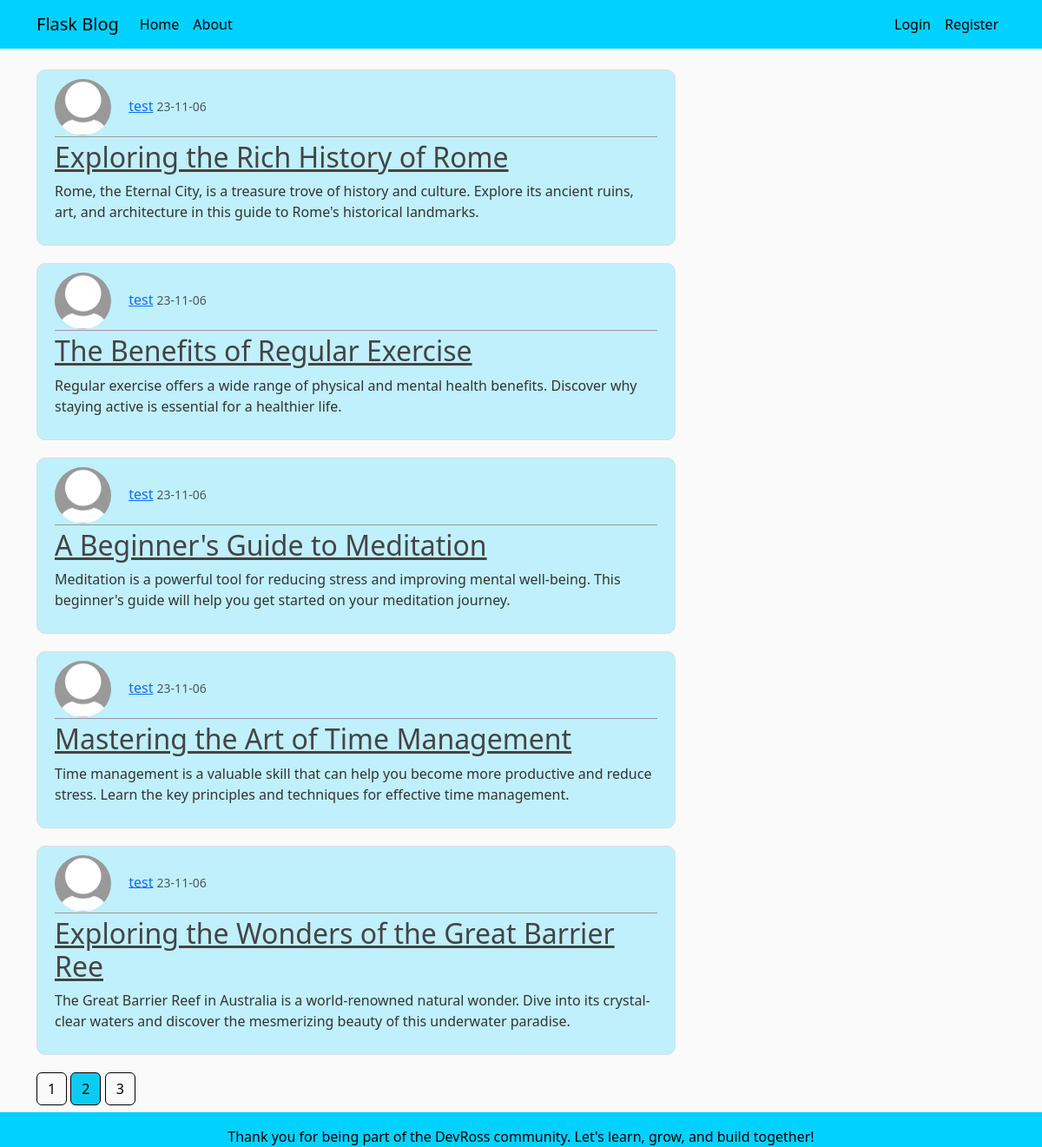
The page /home?page=2 on the database its author committed.
### flaskblog/models.py (models this page shows, shortened)
class Post(db.Model):
    id = db.Column(db.Integer, primary_key=True)
    title = db.Column(db.String(100), nullable=False)
    date_posted = db.Column(db.DateTime, nullable=False, default=datetime.utcnow)
    content = db.Column(db.Text, nullable=False)
    user_id = db.Column(db.Integer, db.ForeignKey('user.id'), nullable=False)

class User(db.Model, UserMixin):
    id = db.Column(db.Integer, primary_key=True)
    username = db.Column(db.String(20), unique=True, nullable=False)
    email = db.Column(db.String(120), unique=True, nullable=False)
    image_file = db.Column(db.String(20), nullable=False, default='default.jpg')
    password = db.Column(db.String(60), nullable=False)
    posts = db.relationship('Post', backref='author', lazy=True)

### flaskblog/main/routes.py (the view)
@main.route("/")
@main.route("/home")
def home():
    page = request.args.get('page', 1, type=int)
    posts = Post.query.order_by(Post.date_posted.desc()).paginate(page=page, per_page=5)
    return render_template('home.html', posts=posts)

### flaskblog/templates/home.html
{% extends "layout.html" %}
{% block content %}
    {% for post in posts.items %}
        <article class="media content-section">
            <div class="media-body">
                <div class="article-metadata">
                    <img class="rounded-circle article-img"
                         src="{{ url_for('static', filename='profile_pics/' + post.author.image_file) }}" alt="profile image">
                    <a class="mr-2" href="{{ url_for('users.user_posts', username=post.author.username) }}">{{ post.author.username }}</a>
                    <small class="text-muted">{{ post.date_posted.strftime('%y-%m-%d') }}</small>
                </div>
                <h2><a class="article-title" href="{{ url_for('posts.post', post_id =post.id) }}">{{ post.title }}</a></h2>
                <p class="article-content">{{ post.content }}</p>
            </div>
        </article>
    {% endfor %}
    {% for page_num in posts.iter_pages(left_edge=1, right_edge=1, left_current=1, right_current=2) %}
        {% if page_num %}
            {% if posts.page == page_num %}
                <a class="btn btn-info mb-5" href="{{ url_for('main.home',page=page_num) }}">{{ page_num }}</a>
            {% else %}
                <a class="btn btn-outline-info mb-5" href="{{ url_for('main.home',page=page_num) }}">{{ page_num }}</a>
            {% endif %}
        {% else %}
            ...
        {% endif %}
    {% endfor %}
{% endblock content %}

### flaskblog/templates/layout.html (shortened to what this page needs)
<!DOCTYPE html>
<html lang="en">
<head>
    <link href="https://cdn.jsdelivr.net/npm/bootstrap@5.3.2/dist/css/bootstrap.min.css" rel="stylesheet"
>
    <link rel="stylesheet" type="text/css" href="{{ url_for('static', filename='main.css') }}">
</head>
<body>
<header class="site-header">
    <nav class="navbar navbar-expand-md navbar-dark bg-steel fixed-top">
        <div class="container">
            <a class="navbar-brand mr-4" href="/">Flask Blog</a>
            <div class="collapse navbar-collapse" id="navbarToggle">
                <ul class="navbar-nav me-auto mb-2 mb-md-0">
                    <li class="nav-item">
                        <a class="nav-link" href="{{ url_for('main.home') }}">Home</a>
                    </li>
                    <li class="nav-item">
                        <a class="nav-link" href={{ url_for('main.about') }}>About</a>
                    </li>
                </ul>
                <div class="navbar-nav">
                    {% if current_user.is_authenticated %}
                        <a class="nav-link" href={{ url_for('posts.new_post') }}>New Post</a>
                        <a class="nav-link" href={{ url_for('users.account') }}>Account</a>
                        <a class="nav-link" href={{ url_for('users.logout') }}>Logout</a>
                    {% else %}
                        <a class="nav-link" href={{ url_for('users.login') }}>Login</a>
                        <a class="nav-link" href={{ url_for('users.register') }}>Register</a>
                    {% endif %}
                </div>
            </div>
        </div>
    </nav>
</header>
<main role="main" class="container">
    <div class="row">
        <div class="col-md-8">
            {% block content %}{% endblock %}
        </div>
    </div>
</main>
<footer class=" text-center footer">
    <div class="text-center p-3 footer">
        <p>Thank you for being part of the DevRoss community. Let's learn, grow, and build together!</p>
    </div>
</footer>
</body>
</html>

### flaskblog/static/main.css (style rules this page uses)
body { background: #fafafa; color: #333333; margin-top: 5rem; }
h1, h2, h3, h4, h5, h6 { color: #444444; }
.bg-steel { background-color: #00D1FF; }
.site-header .navbar-nav .nav-link { color: #000000; }
.navbar-brand { color: #000000; }
#navbarToggle { color: black }
.content-section { background: #00d1ff3b; padding: 10px 20px; border: 1px solid #dddddd; border-radius: 3px; margin-bottom: 20px; }
.article-title { color: #444444; }
.article-content { white-space: pre-line; }
.article-img { height: 65px; width: 65px; margin-right: 16px; }
.article-metadata { padding-bottom: 1px; margin-bottom: 4px; border-bottom: 1px solid #989898 }
.footer { color: black; background-color: #00D1FF; position: fixed; bottom: 0; width: 100%; height: 40px; }
.content-section { border-radius: 10px; background: #00d1ff3b; }
.btn { color: black !important; border: 1px solid black; }

### rows shown on the page
Post: image_file (placeholder picture), author.username "test", date_posted "23-11-06", title "Exploring the Rich History of Rome", content "Rome, the Eternal City, is a treasure trove of history and culture. Explore its ancient ruins, art, and architecture in this guide to Rome's historical landmarks."
Post: image_file (placeholder picture), author.username "test", date_posted "23-11-06", title "The Benefits of Regular Exercise", content "Regular exercise offers a wide range of physical and mental health benefits. Discover why staying active is essential for a healthier life."
Post: image_file (placeholder picture), author.username "test", date_posted "23-11-06", title "A Beginner's Guide to Meditation", content "Meditation is a powerful tool for reducing stress and improving mental well-being. This beginner's guide will help you get started on your meditation journey."
Post: image_file (placeholder picture), author.username "test", date_posted "23-11-06", title "Mastering the Art of Time Management", content "Time management is a valuable skill that can help you become more productive and reduce stress. Learn the key principles and techniques for effective time management."
Post: image_file (placeholder picture), author.username "test", date_posted "23-11-06", title "Exploring the Wonders of the Great Barrier Ree", content "The Great Barrier Reef in Australia is a world-renowned natural wonder. Dive into its crystal-clear waters and discover the mesmerizing beauty of this underwater paradise."

### other values the page prints
{{ page_num }} "1" "3"
{{ page_num }} "2"
